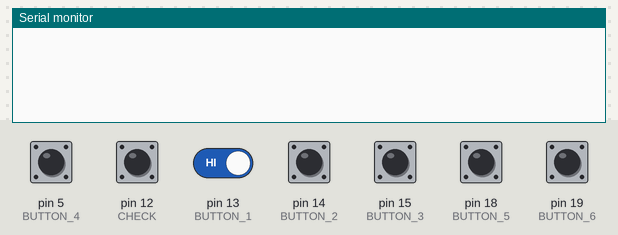
The sketch below on a simulated Arduino Uno, built with avr-gcc and run on an emulated ATmega328P. On the bench: the last lines printed to the serial monitor. The test bench sets the inputs (shaded band); at power-on: pin 5 (BUTTON_4), pin 12 (CHECK), pin 13 (BUTTON_1), pin 14 (BUTTON_2), pin 15 (BUTTON_3), pin 18 (BUTTON_5), pin 19 (BUTTON_6) HIGH. The audio player accepts every command and is not drawn.

Above: at 1.7 s.
1.8 s: pin 12 (CHECK) pulled LOW for 0.15 s
At 3.1 s:
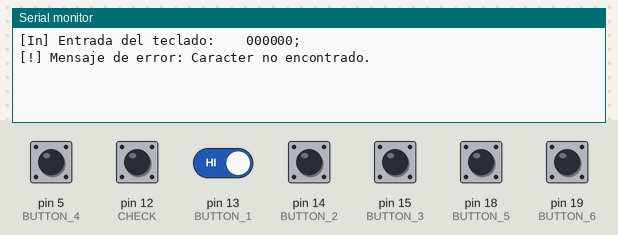
3.8 s: pin 12 (CHECK) driven LOW and pin 13 (BUTTON_1) driven LOW
At 4.7 s:
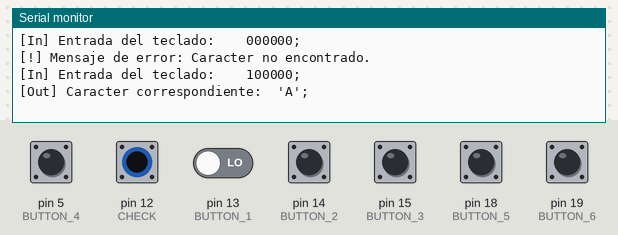
6.3 s: pin 5 (BUTTON_4) pulled LOW for 1 s
At 6.9 s:
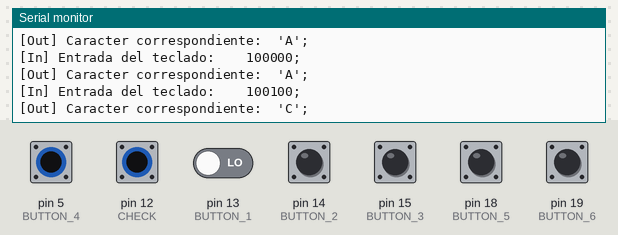
8.8 s: pin 14 (BUTTON_2) pulled LOW for 1 s
At 9.6 s:
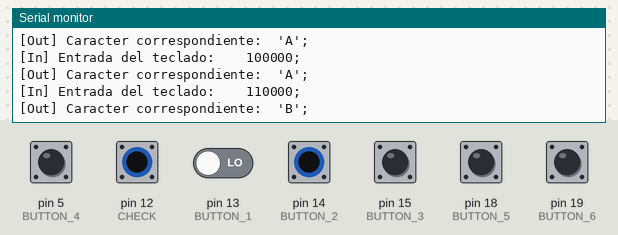
11.3 s: pin 15 (BUTTON_3) pulled LOW for 0.15 s
At 11.8 s:
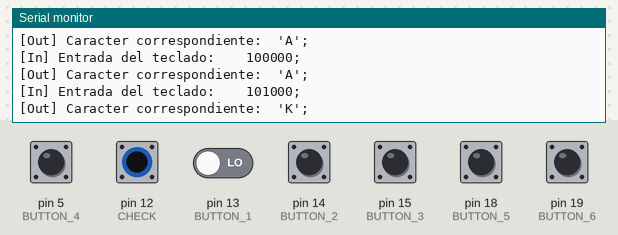
12.9 s: pin 18 (BUTTON_5) pulled LOW for 0.15 s
At 13.4 s:
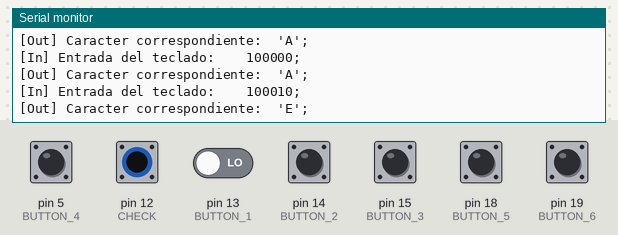
Timing chart, 0 to 15.5 s (numbered marks = the images above; inputs shaded):
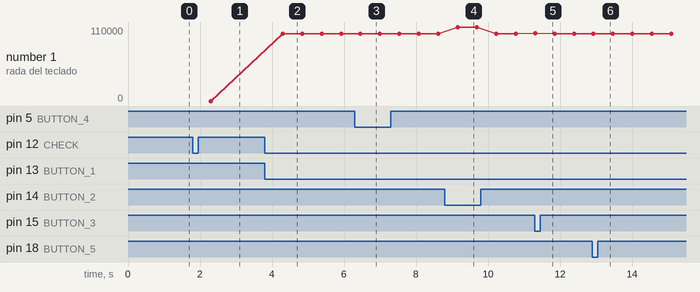

The sketch:

AlphaBraille_DFPlayer_ESP32.ino
```cpp
#include "DFPlayerMini_Fast.h"
#include <SoftwareSerial.h>

#define CHECK 12          // Pin del botón de verificación (GPIO 12)
#define BUTTON_1 13       // Primer botón Braille (GPIO 13)
#define BUTTON_2 14       // Segundo botón Braille (GPIO 14)
#define BUTTON_3 15       // Tercer botón Braille (GPIO 15)
#define BUTTON_4 5        // Cuarto botón Braille (GPIO 5)
#define BUTTON_5 18       // Quinto botón Braille (GPIO 18)
#define BUTTON_6 19       // Sexto botón Braille (GPIO 19)

#define BRAILLE_BTNS 6

// Abecedario en Braille
int alphabet[26][7] = {
    {1, 0, 0, 0, 0, 0, 'A'}, {1, 1, 0, 0, 0, 0, 'B'}, {1, 0, 0, 1, 0, 0, 'C'},
    {1, 0, 0, 1, 1, 0, 'D'}, {1, 0, 0, 0, 1, 0, 'E'}, {1, 1, 0, 1, 0, 0, 'F'},
    {1, 1, 0, 1, 1, 0, 'G'}, {1, 1, 0, 0, 1, 0, 'H'}, {0, 1, 0, 1, 0, 0, 'I'},
    {0, 1, 0, 1, 1, 0, 'J'}, {1, 0, 1, 0, 0, 0, 'K'}, {1, 1, 1, 0, 0, 0, 'L'},
    {1, 0, 1, 1, 0, 0, 'M'}, {1, 0, 1, 1, 1, 0, 'N'}, {1, 0, 1, 0, 1, 0, 'O'},
    {1, 1, 1, 1, 0, 0, 'P'}, {1, 1, 1, 1, 1, 0, 'Q'}, {1, 1, 1, 0, 1, 0, 'R'},
    {0, 1, 1, 1, 0, 0, 'S'}, {0, 1, 1, 1, 1, 0, 'T'}, {1, 0, 1, 0, 0, 1, 'U'},
    {1, 1, 1, 0, 0, 1, 'V'}, {0, 1, 0, 1, 1, 1, 'W'}, {1, 0, 1, 1, 0, 1, 'X'},
    {1, 0, 1, 1, 1, 1, 'Y'}, {1, 0, 1, 0, 1, 1, 'Z'}
};

int input[BRAILLE_BTNS] = {0, 0, 0, 0, 0, 0};

SoftwareSerial mySoftwareSerial(16, 17); // RX, TX
DFPlayerMini_Fast myDFPlayer;

void setup() {
    pinMode(CHECK, INPUT_PULLUP); // Configuración del pin CHECK con INPUT_PULLUP
    pinMode(BUTTON_1, INPUT_PULLUP); // Configuración del primer botón Braille
    pinMode(BUTTON_2, INPUT_PULLUP); // Configuración del segundo botón Braille
    pinMode(BUTTON_3, INPUT_PULLUP); // Configuración del tercer botón Braille
    pinMode(BUTTON_4, INPUT_PULLUP); // Configuración del cuarto botón Braille
    pinMode(BUTTON_5, INPUT_PULLUP); // Configuración del quinto botón Braille
    pinMode(BUTTON_6, INPUT_PULLUP); // Configuración del sexto botón Braille

    Serial.begin(9600);
    mySoftwareSerial.begin(9600);
    myDFPlayer.begin(mySoftwareSerial);

    myDFPlayer.volume(20); // Configurar el volumen
}

void loop() {
    if (digitalRead(CHECK) == LOW) {
        delay(500);
        readInput();
        findAndPlayCharacter();
    }
}

void readInput() {
    Serial.print("[In] Entrada del teclado:\t\t");
    input[0] = !digitalRead(BUTTON_1);
    input[1] = !digitalRead(BUTTON_2);
    input[2] = !digitalRead(BUTTON_3);
    input[3] = !digitalRead(BUTTON_4);
    input[4] = !digitalRead(BUTTON_5);
    input[5] = !digitalRead(BUTTON_6);

    for (int i = 0; i < BRAILLE_BTNS; i++) {
        Serial.print(input[i]);
    }
    Serial.println(';');
}

void findAndPlayCharacter() {
    if (inputMatches(0)) {
        Serial.println("[Out] Caracter correspondiente:\t'A';");
        myDFPlayer.play(1); // Reproduce archivo 001.mp3 para 'A'
    }
    else if (inputMatches(1)) {
        Serial.println("[Out] Caracter correspondiente:\t'B';");
        myDFPlayer.play(2); // Reproduce archivo 002.mp3 para 'B'
    }
    else if (inputMatches(2)) {
        Serial.println("[Out] Caracter correspondiente:\t'C';");
        myDFPlayer.play(3); // Reproduce archivo 003.mp3 para 'C'
    }
    else if (inputMatches(3)) {
        Serial.println("[Out] Caracter correspondiente:\t'D';");
        myDFPlayer.play(4); // Reproduce archivo 004.mp3 para 'D'
    }
    else if (inputMatches(4)) {
        Serial.println("[Out] Caracter correspondiente:\t'E';");
        myDFPlayer.play(5); // Reproduce archivo 005.mp3 para 'E'
    }
    else if (inputMatches(5)) {
        Serial.println("[Out] Caracter correspondiente:\t'F';");
        myDFPlayer.play(6); // Reproduce archivo 006.mp3 para 'F'
    }
    else if (inputMatches(6)) {
        Serial.println("[Out] Caracter correspondiente:\t'G';");
        myDFPlayer.play(7); // Reproduce archivo 007.mp3 para 'G'
    }
    else if (inputMatches(7)) {
        Serial.println("[Out] Caracter correspondiente:\t'H';");
        myDFPlayer.play(8); // Reproduce archivo 008.mp3 para 'H'
    }
    else if (inputMatches(8)) {
        Serial.println("[Out] Caracter correspondiente:\t'I';");
        myDFPlayer.play(9); // Reproduce archivo 009.mp3 para 'I'
    }
    else if (inputMatches(9)) {
        Serial.println("[Out] Caracter correspondiente:\t'J';");
        myDFPlayer.play(10); // Reproduce archivo 010.mp3 para 'J'
    }
    else if (inputMatches(10)) {
        Serial.println("[Out] Caracter correspondiente:\t'K';");
        myDFPlayer.play(11); // Reproduce archivo 011.mp3 para 'K'
    }
    else if (inputMatches(11)) {
        Serial.println("[Out] Caracter correspondiente:\t'L';");
        myDFPlayer.play(12); // Reproduce archivo 012.mp3 para 'L'
    }
    else if (inputMatches(12)) {
        Serial.println("[Out] Caracter correspondiente:\t'M';");
        myDFPlayer.play(13); // Reproduce archivo 013.mp3 para 'M'
    }
    else if (inputMatches(13)) {
        Serial.println("[Out] Caracter correspondiente:\t'N';");
        myDFPlayer.play(14); // Reproduce archivo 014.mp3 para 'N'
    }
    else if (inputMatches(14)) {
        Serial.println("[Out] Caracter correspondiente:\t'O';");
        myDFPlayer.play(15); // Reproduce archivo 015.mp3 para 'O'
    }
    else if (inputMatches(15)) {
        Serial.println("[Out] Caracter correspondiente:\t'P';");
        myDFPlayer.play(16); // Reproduce archivo 016.mp3 para 'P'
    }
    else if (inputMatches(16)) {
        Serial.println("[Out] Caracter correspondiente:\t'Q';");
        myDFPlayer.play(17); // Reproduce archivo 017.mp3 para 'Q'
    }
    else if (inputMatches(17)) {
        Serial.println("[Out] Caracter correspondiente:\t'R';");
        myDFPlayer.play(18); // Reproduce archivo 018.mp3 para 'R'
    }
    else if (inputMatches(18)) {
        Serial.println("[Out] Caracter correspondiente:\t'S';");
        myDFPlayer.play(19); // Reproduce archivo 019.mp3 para 'S'
    }
    else if (inputMatches(19)) {
        Serial.println("[Out] Caracter correspondiente:\t'T';");
        myDFPlayer.play(20); // Reproduce archivo 020.mp3 para 'T'
    }
    else if (inputMatches(20)) {
        Serial.println("[Out] Caracter correspondiente:\t'U';");
        myDFPlayer.play(21); // Reproduce archivo 021.mp3 para 'U'
    }
    else if (inputMatches(21)) {
        Serial.println("[Out] Caracter correspondiente:\t'V';");
        myDFPlayer.play(22); // Reproduce archivo 022.mp3 para 'V'
    }
    else if (inputMatches(22)) {
        Serial.println("[Out] Caracter correspondiente:\t'W';");
        myDFPlayer.play(23); // Reproduce archivo 023.mp3 para 'W'
    }
    else if (inputMatches(23)) {
        Serial.println("[Out] Caracter correspondiente:\t'X';");
        myDFPlayer.play(24); // Reproduce archivo 024.mp3 para 'X'
    }
    else if (inputMatches(24)) {
        Serial.println("[Out] Caracter correspondiente:\t'Y';");
        myDFPlayer.play(25); // Reproduce archivo 025.mp3 para 'Y'
    }
    else if (inputMatches(25)) {
        Serial.println("[Out] Caracter correspondiente:\t'Z';");
        myDFPlayer.play(26); // Reproduce archivo 026.mp3 para 'Z'
    }
    else {
        Serial.println("[!] Mensaje de error: Caracter no encontrado.");
        myDFPlayer.play(27); // Reproduce archivo de error, asumiendo que el archivo de error es 027.mp3
    }
}

bool inputMatches(int index) {
    for (int j = 0; j < BRAILLE_BTNS; j++) {
        if (alphabet[index][j] != input[j]) {
            return false;
        }
    }
    return true;
}
```

Measured:
- after the input at 1.8 s, the serial monitor: prints a new line after 0.50 s (image 1)
- after the input at 3.8 s, the serial monitor: prints a new line after 0.50 s (image 2)
- after the input at 6.3 s, the serial monitor: prints a new line after 0.16 s (image 3)
- after the input at 8.8 s, the serial monitor: prints a new line after 0.35 s (image 4)
- after the input at 11.3 s, the serial monitor: prints a new line at once (image 5)
- after the input at 12.9 s, the serial monitor: prints a new line at once (image 6)
- plotted number 1: 0 → 100000 after the input at 3.8 s
